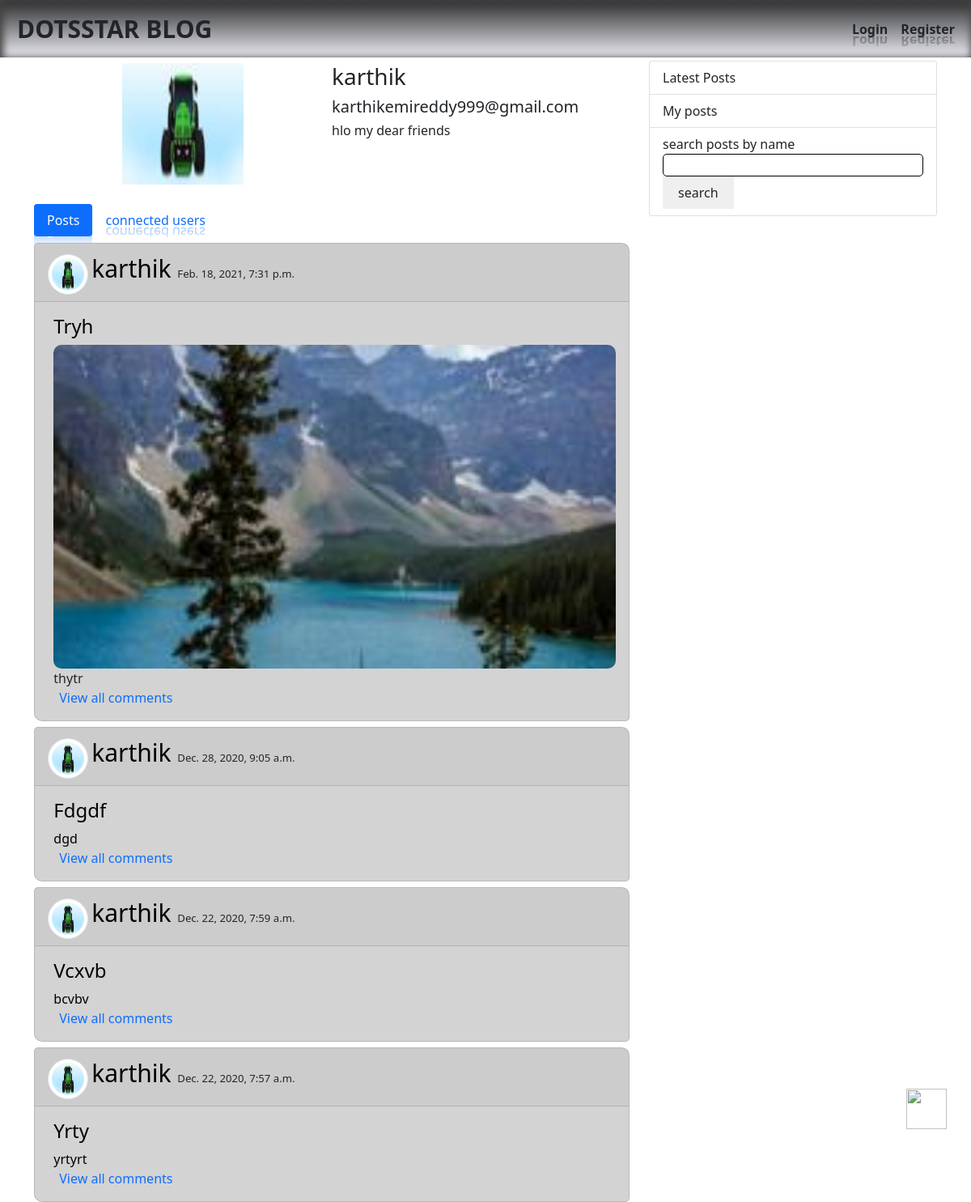
Screenshot of /user/karthik/ with the database file from the repository.
### user/models.py (models this page shows, shortened)
class profile(models.Model):
    user=models.OneToOneField(User,on_delete=models.CASCADE)
    image=models.ImageField(default="default.jpg",upload_to="profilr_pics")
    bio=models.TextField(default="hi!")
    followers=models.ManyToManyField("self",related_name='followers',blank=True)
    request=models.ManyToManyField("self",related_name='request',blank=True)
    def __str__(self):
        return self.user.username
    def number_of_followers(self):
        return self.followers.count()

### blog/models.py (models this page shows, shortened)
class posts(models.Model):
    title=models.CharField(max_length=100)
    content=models.TextField()
    author=models.ForeignKey(User,on_delete=models.CASCADE)
    likes = models.ManyToManyField(User, related_name='post_like')
    date_posted=models.DateTimeField(default=timezone.now)
    image=models.ImageField(upload_to="post_pic",default="default.jpg")

### blog/views.py (the view)
# urls.py: path('user/<str:username>/',views.userpostlistview1,name="user-posts"),
def userpostlistview1(request,username):
    c=0
    user=User.objects.get(username=username)
    posts1=posts.objects.filter(author=user).order_by('-date_posted')
    paginator = Paginator(posts1,10)
    page_number=request.GET.get('page')
    page_obj=paginator.get_page(page_number)
    for i in friend_request.objects.all():
            if request.user == i.to_user:
                c+=1
    context={'page_obj':page_obj,'friend_request':friend_request.objects.all(),'fcount':c,'name':user}
    return render(request,'blog/user_post.html',context)

### blog/templates/blog/user_post.html (shortened to what this page needs)
{% extends "blog/base.html" %}
{% block content %}
{% load static %}
<div class="container-xl">
  <div class="row">
    <div class="col-sm-8">
      <div class="card-group" style="margin-top:1%;">
        {% if a == 1 %}
        <div class="card border-0">
          <div class="d-flex justify-content-center">
            <img id="userimg" src="{{user.profile.image.url}}" class="img-thumbnail">
          </div>
        </div>
        <div class="card border-0">
          <h3>{{user.username}}</h3>
          <h5>{{user.email}}</h5>
          <h6>{{user.profile.bio}}</h6>
        </div>
        {% else %}
        <div class="card border-0">
          <div class="d-flex justify-content-center">
            <img id="userimg" src="{{ name.profile.image.url }}">
          </div>
        </div>
        <div class="card border-0">
          <h3>{{name}}</h3>
          <h5>{{name.email}}</h5>
          <h6>{{name.profile.bio}}</h6>
        </div>
        {% endif %}
      </div>
      <br>
      <ul class="nav nav-pills mb-2" id="pills-tab" role="tablist">
          <li class="nav-item" role="presentation">
            <button class="nav-link active" id="pills-home-tab" data-bs-toggle="pill" data-bs-target="#test1"
              type="button" role="tab" aria-controls="pills-home" aria-selected="true">Posts</button>
          </li>
          <li class="nav-item" role="presentation">
            <button class="nav-link" id="pills-profile-tab" data-bs-toggle="pill" data-bs-target="#test2" type="button"
              role="tab" aria-controls="pills-profile" aria-selected="false">connected users</button>
          </li>
        </ul>
        <div class="tab-content" id="pills-tabContent">
          <div class="tab-pane fade show active" id="test1" role="tabpanel" aria-labelledby="pills-home-tab">
            <div>
              {% if page_obj %}
          {% for i in page_obj %}
          <div id="{{i.id}}" class="card" style="background-color:lightgray;border-radius:5px 10px;margin-top:1%;">
            <div class="card-header">
              <img id="postimg" class="img-thumbnail rounded-circle" src="{{ i.author.profile.image.url }}">
              <span class="black-text" style="font-size: 20px;">
                <a class="text-decoration-none" href="{% url 'user-posts' i.author.username %}"
                  style="font-size: 30px;color:black">{{ i.author }} </a>
              </span>
              <span class="black-text" style="font-size: 15px;">
                <small>{{ i.date_posted }}</small>
              </span>
            </div>
            <div class="card-body" style="margin-left:1%;">
              <a class="text-decoration-none" href="{% url 'post-detail' i.id %}" style="color:black">
                <div>
                  <h4 class="card-title" style="text-transform: capitalize;">{{ i.title }}</h4>
                  {% if i.image != "default.jpg" %}
                  <a href="{{i.image.url}}"><img src="{{i.image.url}}"
                      style="width:100%;height:400px;object-fit: cover; border-radius:10px;"></a>
                  {% endif %}
                  <p class="card-text">{{ i.content }}</p>
                </div>
              </a>
                {% include 'blog/likesection.html' %}
              <a class="text-decoration-none" href="{% url 'post-detail' i.id %}" style="margin-left:1%;">View all
                comments</a>
            </div>
          </div>
          {% endfor %}
          {% else %}
          <div class="card">
            <img src="{% static 'blog/no posts.png' %}">
          </div>
          {% endif %}
            </div>
          </div>
        </div>
      </div>
    {% include 'blog/include/sidebar.html' %}
  </div>
</div>
<div style="position: fixed;bottom:5%;right:2.5%;">
  <ul style="list-style: none;">
    <li><a href="{% url 'post-create' %}"><img src="https://static.thenounproject.com/png/3318800-200.png"
          style="height:50px;width:50px;"></a></li>
  </ul>
</div>
{% endblock content %}

### blog/templates/blog/base.html (shortened to what this page needs)
{% load static %}
<!DOCTYPE html>
<html>
<head>
  <link href="https://cdn.jsdelivr.net/npm/bootstrap@5.0.0-beta2/dist/css/bootstrap.min.css" rel="stylesheet">
</head>
<body>
  {% include 'blog/include/navbar.html' %}
  {% block content %}
  {% endblock %}
</body>
</html>

### blog/templates/blog/include/navbar.html (shortened to what this page needs)
<div>
  <nav class="navbar navbar-expand-sm navbar-dark ">
    <div class="container-fluid">
        <a href="\" id="logo" class="text-decoration-none btn btn-sm" >DOTSSTAR BLOG</a>
        <div class="collapse navbar-collapse" id="navbarTogglerDemo01">
        <ul class="nav navbar-nav" >
            {% if user.is_authenticated %}
            <li class="nav-item"><a class="nav-link text-dark" href="{% url 'post-create' %}">New Post</a></li>
            <li class="nav-item"><a class="nav-link text-dark" href="{% url 'request_page' %}">notifications
                {% if fcount %}
                <span class="badge bg-primary rounded-pill">{{fcount}}</span>
                {% endif %}
              </a></li>
            <li class="nav-item"><a class="nav-link text-dark" href="{% url 'profile' %}">{{user.username}}</a></li>
            <li class="nav-item"><a class="nav-link text-dark" href="{% url 'saved-posts' %}">saved</a></li>
            <li class="nav-item"><a class="nav-link text-dark" href="{% url 'logout' %}">Logout</a></li>
            {% else %}
            <li class="nav-item"><a class="nav-link text-dark" href="{% url 'login' %}">Login</a></li>
            <li class="nav-item"><a class="nav-link text-dark" href="{% url 'register' %}">Register</a></li>
            {% endif %}
        </ul>
    </div>
    </div>
  </nav>
</div>

### blog/templates/blog/likesection.html (shortened to what this page needs)
{% load static %}
<head>
</head>

### blog/templates/blog/commentsection.html (shortened to what this page needs)
{% load static %}

### blog/templates/blog/include/sidebar.html (shortened to what this page needs)
<div class="col-sm-4">
  <div class="list-group" style="margin-top: 1%;">
    {% if a == 0 %}
      <a class="list-group-item list-group-item-dark" href="{% url 'blog-home' %}">
        <div class="collapsible-header hoverable ">Latest Posts</div>
      </a>
    {% else %}
      <a class="list-group-item list-group-item-action" href="{% url 'blog-home' %}">
        <div class="collapsible-header hoverable ">Latest Posts</div>
      </a>
    {% endif %}
    {% if a == 1 %}
      <a class="list-group-item list-group-item-dark" href="{% url 'myposts' %}">
        <div class="collapsible-header hoverable">My posts</div>
      </a>
    {% else %}
      <a class="list-group-item list-group-item-action" href="{% url 'myposts' %}">
        <div class="collapsible-header hoverable">My posts</div>
      </a>
    {% endif %}
    {% if a == 2 %}
    <li class="list-group-item list-group-item-dark">
      <div class="collapsible-header hoverable">search posts by name
        <div>
          <form action="{% url 'mysearch' %}">
            <input type="text" style="border:1px solid black;border-radius:5px;width:100%;" name="val1">
            <br>
            <button type="submit" style="border:none;"><a class="waves-effect waves-light btn">search</a></button>
          </form>
          <div>
            {% if not b and a == 2 %}
            <span style="color:red;">no username found</span>
            {% endif %}
          </div>
        </div>
      </div>
    </li>
    {% else %}
    <li class="list-group-item list-group-item-action" >
      <div class="collapsible-header hoverable">search posts by name
        <div>
          <form action="{% url 'mysearch' %}">
            <input type="text" style="border:1px solid black;border-radius:5px;width:100%;" name="val1">
            <br>
            <button type="submit" style="border:none;"><a class="waves-effect waves-light btn">search</a></button>
          </form>
        </div>
      </div>
    </li>
    {% endif %}
  </div>
</div>

### blog/templates/blog/base.html (style rules this page uses)
@media only screen and (min-width:600px) { #postimg { width: 50px; height: 50px; } }
@media only screen and (min-width:600px) { #userimg { width: 150px; height: 150px; } }
@media only screen and (min-width:600px) { #logo { font-size: 30px; } }

### blog/templates/blog/include/navbar.html (style rules this page uses)
.navbar-nav { margin-left: auto; }
nav { background-image: linear-gradient(#2a2b2c,rgb(236, 236, 243)); box-shadow: 2px 2px 10px 2px rgb(68, 66, 66) inset; }
.nav-item { font-weight: 600; -webkit-box-reflect: below -25px linear-gradient(to bottom, rgba(0,0,0,0.0), rgba(0,0,0,0.6)); }
#logo { font-weight:600; }

### blog/templates/blog/commentsection.html (style rules this page uses)
::placeholder { color: white; padding-left:2%; padding-top:5%; margin-top:5%; opacity: 1; }

### rows the page displays
posts: author.profile.image (picture), author "karthik", date_posted "Feb. 18, 2021, 7:31 p.m.", title "Tryh", image (picture), content "thytr"
posts: author.profile.image (picture), author "karthik", date_posted "Dec. 28, 2020, 9:05 a.m.", title "Fdgdf", content "dgd"
posts: author.profile.image (picture), author "karthik", date_posted "Dec. 22, 2020, 7:59 a.m.", title "Vcxvb", content "bcvbv"
posts: author.profile.image (picture), author "karthik", date_posted "Dec. 22, 2020, 7:57 a.m.", title "Yrty", content "yrtyrt"

### other values shown
{{ name }} "karthik"
{{ name.email }} "karthikemireddy999@gmail.com"
{{ name.profile.bio }} "hlo my dear friends"
